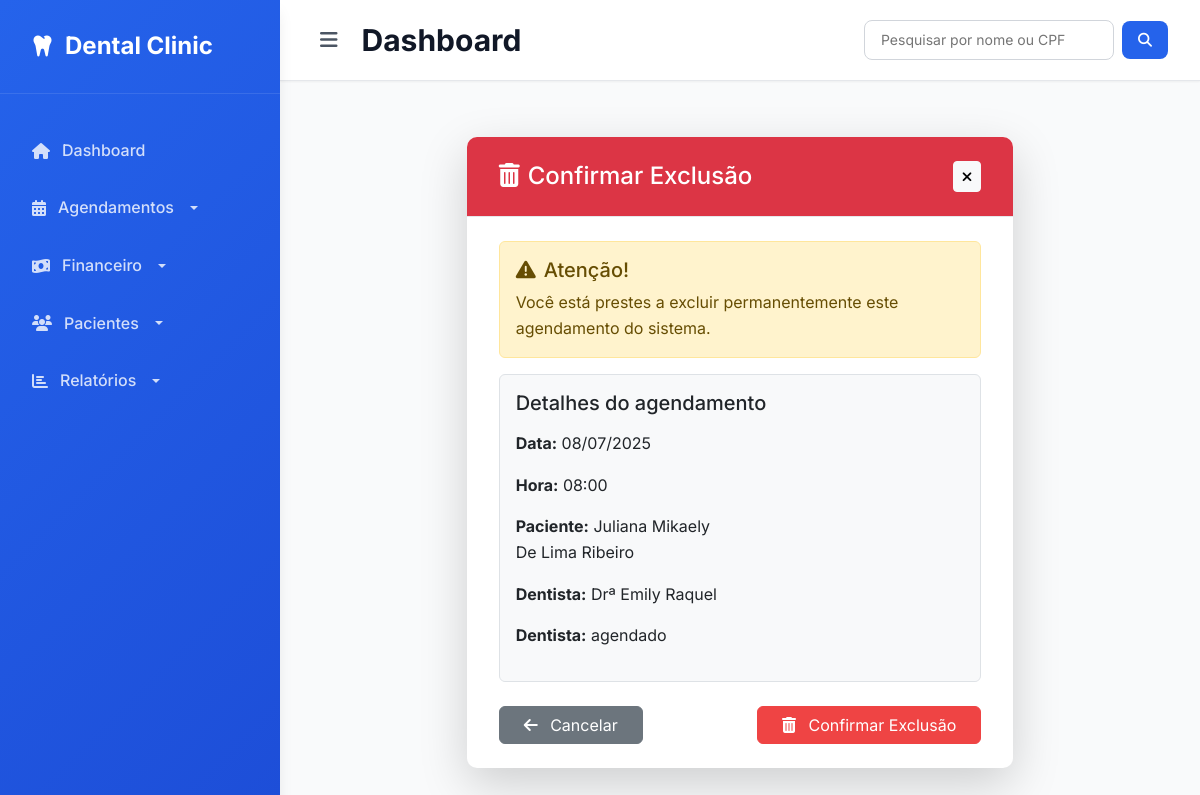
The page /agendamento/excluir/4/ on the database its author committed.
### agendamento/models.py (models this page shows, shortened)
class Agendamento(models.Model):
    paciente = models.ForeignKey(Paciente, on_delete=models.CASCADE)
    dentista = models.ForeignKey(Dentista, on_delete=models.SET_NULL, null=True, blank=True)
    data = models.DateField()
    hora = models.TimeField()
    status = models.CharField(max_length=20, choices=STATUS, default='agendado')
    confirmacao = models.CharField(
        max_length=10,
        choices=CONFIRMACAO_CHOICES,
        default='nao'
    )
    observacoes = models.TextField(blank=True, null=True)
    data_criacao = models.DateTimeField(auto_now_add=True)

class Dentista(models.Model):
    nome = models.CharField(max_length=150)
    especialidade = models.CharField(max_length=100, blank=True, null=True)

### paciente/models.py (models this page shows, shortened)
class Paciente(models.Model):
    nome = models.CharField(max_length=100)
    cpf = models.CharField(max_length=14, unique=True)
    data_nascimento = models.DateField()
    nome_pai = models.CharField(max_length=150, blank=True, null=True)
    nome_mae = models.CharField(max_length=150, blank=True, null=True)
    nacionalidade = models.CharField(max_length=100, blank=True, null=True)
    naturalidade = models.CharField(max_length=100, blank=True, null=True)
    estado_civil = models.CharField(
        max_length=20,
        choices=[
            ('solteiro', 'Solteiro(a)'),
            ('casado', 'Casado(a)'),
            ('divorciado', 'Divorciado(a)'),
            ('viuvo', 'Viúvo(a)'),
            ('outro', 'Outro'),
        ],
        blank=True,
        null=True
    )
    sexo = models.CharField(
        max_length=10,
        choices=[
            ('masculino', 'Masculino'),
            ('feminino', 'Feminino'),
            ('outro', 'Outro'),
        ],
        blank=True,
        null=True
    )
    profissao = models.CharField(max_length=100, blank=True, null=True)
    telefone = models.CharField(max_length=20, blank=True, null=True)
    observacao_contato = models.TextField(blank=True, null=True)
    cep = models.CharField(max_length=9, blank=True, null=True)
    endereco = models.CharField(max_length=150, blank=True, null=True)
    numero = models.CharField(max_length=10, blank=True, null=True)
    bairro = models.CharField(max_length=100, blank=True, null=True)
    cidade = models.CharField(max_length=100, blank=True, null=True)
    uf = models.CharField(max_length=2, blank=True, null=True)
    complemento = models.CharField(max_length=100, blank=True, null=True)
    ponto_referencia = models.CharField(max_length=150, blank=True, null=True)
    outras_observacoes = models.TextField(blank=True, null=True)
    data_cadastro = models.DateTimeField(auto_now_add=True)

### agendamento/views.py (the view)
# urls.py: path('excluir/<int:pk>/', views.excluir_agenda, name='excluir_agenda'),
def excluir_agenda(request, pk):
    agendamento = get_object_or_404(Agendamento, pk=pk)
    if request.method == 'POST':
        agendamento.delete()
        return redirect('agendamento:lista_agendamentos')
    return render(request, 'agendamento/confirmar_excluir.html', {'agendamento': agendamento})

### agendamento/templates/agendamento/confirmar_excluir.html (shortened to what this page needs)
{% extends 'core/base.html' %}
{% load static %}
{% block content %}
<div class="container mt-4">
    <div class="row justify-content-center">
        <div class="col-md-8">
            <div class="card shadow-lg border-0">
                <div class="card-header bg-danger text-white">
                    <div class="d-flex justify-content-between align-items-center">
                        <h4 class="mb-0">
                            <i class="fas fa-trash-alt me-2"></i>Confirmar Exclusão
                        </h4>
                        <a href="{% url 'financeiro:lista_caixa' %}" class="btn btn-light btn-sm">
                            <i class="fas fa-times"></i>
                        </a>
                    </div>
                </div>
                <div class="card-body">
                    <div class="alert alert-warning" role="alert">
                        <h5 class="alert-heading">
                            <i class="fas fa-exclamation-triangle me-2"></i>Atenção!
                        </h5>
                        <p class="mb-0">Você está prestes a excluir permanentemente este agendamento do sistema.</p>
                    </div>
                    <div class="border p-3 mb-4 rounded bg-light">
                        <h5 class="mb-3">Detalhes do agendamento</h5>
                        <div class="row">
                            <div class="col-md-6">
                                <p><strong>Data:</strong> {{ agendamento.data|date:"d/m/Y" }}</p>
                                <p><strong>Hora:</strong> {{ agendamento.hora|time:"H:i" }}</p>
                                <p><strong>Paciente:</strong> {{ agendamento.paciente.nome }}</p>
                                <p><strong>Dentista:</strong> {{ agendamento.dentista.nome }}</p>
                                <p><strong>Dentista:</strong> {{ agendamento.status }}</p>
                            </div>
                        </div>
                    </div>
                    <form method="post" class="mt-4">
                        <div class="d-flex justify-content-between">
                            <a href="{% url 'agendamento:lista_agendamentos' %}" class="btn btn-secondary px-4">
                                <i class="fas fa-arrow-left me-2"></i> Cancelar
                            </a>
                            <button type="submit" class="btn btn-danger px-4">
                                <i class="fas fa-trash-alt me-2"></i> Confirmar Exclusão
                            </button>
                        </div>
                    </form>
                </div>
            </div>
        </div>
    </div>
</div>
{% endblock %}

### templates/core/base.html (style rules this page uses)
:root { --primary-color: #2563eb; --primary-light: #3b82f6; --primary-dark: #1d4ed8; --success-color: #10b981; --warning-color: #f59e0b; --danger-color: #ef4444; --gray-50: #f9fafb; --gray-100: #f3f4f6; --gray-200: #e5e7eb; --gray-300: #d1d5db; --gray-400: #9ca3af; --gray-500: #6b7280; --gray-600: #4b5563; --gray-700: #374151; --gray-800: #1f2937; --gray-900: #111827; --shadow-sm: 0 1px 2px 0 rgb(0 0 0 / 0.05); --shadow: 0 1px 3px 0 rgb(0 0 0 / 0.1), 0 1px 2px -1px rgb(0 0 0 / 0.1); --shadow-lg: 0 10px 15px -3px rgb(0 0 0 / 0.1), 0 4px 6px -4px rgb(0 0 0 / 0.1); }
* { margin: 0; padding: 0; box-sizing: border-box; }
body { font-family: 'Inter', -apple-system, BlinkMacSystemFont, sans-serif; background-color: var(--gray-50); color: var(--gray-800); line-height: 1.6; }
.card { background: white; border-radius: 1rem; box-shadow: var(--shadow); border: 1px solid var(--gray-200); overflow: hidden; transition: all 0.2s ease; }
.card-header { padding: 1.5rem 2rem; border-bottom: 1px solid var(--gray-200); background: var(--gray-50); font-weight: 600; color: var(--gray-900); }
.card-body { padding: 1.5rem 2rem; }
.btn-danger { background: var(--danger-color); border-color: var(--danger-color); }

### agendamento/templates/agendamento/confirmar_excluir.html (style rules this page uses)
.card { border-radius: 10px; overflow: hidden; }
.card-header { border-radius: 0 !important; }
.btn-danger { transition: all 0.3s; }

### rows shown on the page
Agendamento: data "08/07/2025", hora "08:00", paciente.nome "Juliana Mikaely De Lima Ribeiro", dentista.nome "Drª Emily Raquel", status "agendado"
